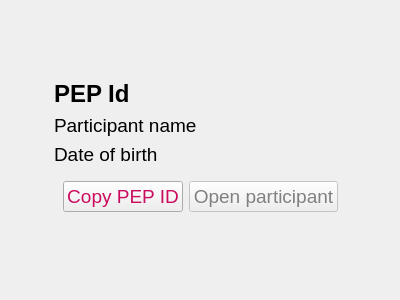
<?xml version="1.0" encoding="UTF-8"?>
<ui version="4.0">
 <class>ConfirmEnrollmentWidget</class>
 <widget class="QWidget" name="ConfirmEnrollmentWidget">
  <property name="geometry">
   <rect>
    <x>0</x>
    <y>0</y>
    <width>400</width>
    <height>300</height>
   </rect>
  </property>
  <property name="styleSheet">
   <string notr="true">QLabel {
border: 0.05em solid transparent
;
padding: 0.25em;
font-size: 14pt;
}

QPushButton {
        border: 0.05em solid #CA0B5E;
        border-radius: 0.25em;
        color: #CA0B5E;
        padding: 0.5em;
        font-size: 14pt;
        outline: none;
}
QPushButton:hover,QPushButton:focus {
        background-color: rgba(202,11,94,0.8);
        color: white;
}
QPushButton:disabled {
        color: grey;
        border-color: grey;
}</string>
  </property>
  <layout class="QGridLayout" name="horizontalLayout">
   <item row="0" column="1">
    <layout class="QVBoxLayout" name="verticalLayout">
     <item>
      <spacer name="verticalSpacer">
       <property name="orientation">
        <enum>Qt::Vertical</enum>
       </property>
       <property name="sizeHint" stdset="0">
        <size>
         <width>20</width>
         <height>40</height>
        </size>
       </property>
      </spacer>
     </item>
     <item>
      <layout class="QFormLayout" name="formLayout">
       <item row="0" column="0">
        <widget class="QLabel" name="pepIdLabel">
         <property name="styleSheet">
          <string notr="true">QLabel {
	font-size: 18pt;
	font-weight: bold;
}</string>
         </property>
         <property name="text">
          <string>PEP Id</string>
         </property>
        </widget>
       </item>
       <item row="0" column="1">
        <widget class="QLabel" name="pepIdField">
         <property name="styleSheet">
          <string notr="true">QLabel {
	font-size: 18pt;
	font-weight: bold;
}</string>
         </property>
        </widget>
       </item>
       <item row="1" column="0">
        <widget class="QLabel" name="participantNameLabel">
         <property name="text">
          <string>Participant name</string>
         </property>
        </widget>
       </item>
       <item row="1" column="1">
        <widget class="QLabel" name="participantNameField"/>
       </item>
       <item row="2" column="0">
        <widget class="QLabel" name="dateOfBirthLabel">
         <property name="text">
          <string>Date of birth</string>
         </property>
        </widget>
       </item>
       <item row="2" column="1">
        <widget class="QLabel" name="dateOfBirthField"/>
       </item>
      </layout>
     </item>
     <item>
      <widget class="QWidget" name="horizontalWidget" native="true">
       <layout class="QHBoxLayout" name="horizontalLayout_3">
        <item>
         <widget class="QPushButton" name="copyButton">
          <property name="text">
           <string>Copy PEP ID</string>
          </property>
         </widget>
        </item>
        <item>
         <widget class="QPushButton" name="continueButton">
          <property name="enabled">
           <bool>false</bool>
          </property>
          <property name="text">
           <string>Open participant</string>
          </property>
         </widget>
        </item>
       </layout>
      </widget>
     </item>
     <item>
      <spacer name="verticalSpacer_2">
       <property name="orientation">
        <enum>Qt::Vertical</enum>
       </property>
       <property name="sizeHint" stdset="0">
        <size>
         <width>20</width>
         <height>40</height>
        </size>
       </property>
      </spacer>
     </item>
    </layout>
   </item>
   <item row="0" column="0">
    <spacer name="horizontalSpacer">
     <property name="orientation">
      <enum>Qt::Horizontal</enum>
     </property>
     <property name="sizeHint" stdset="0">
      <size>
       <width>40</width>
       <height>20</height>
      </size>
     </property>
    </spacer>
   </item>
   <item row="0" column="2">
    <spacer name="horizontalSpacer_2">
     <property name="orientation">
      <enum>Qt::Horizontal</enum>
     </property>
     <property name="sizeHint" stdset="0">
      <size>
       <width>40</width>
       <height>20</height>
      </size>
     </property>
    </spacer>
   </item>
  </layout>
 </widget>
 <resources/>
 <connections/>
</ui>
